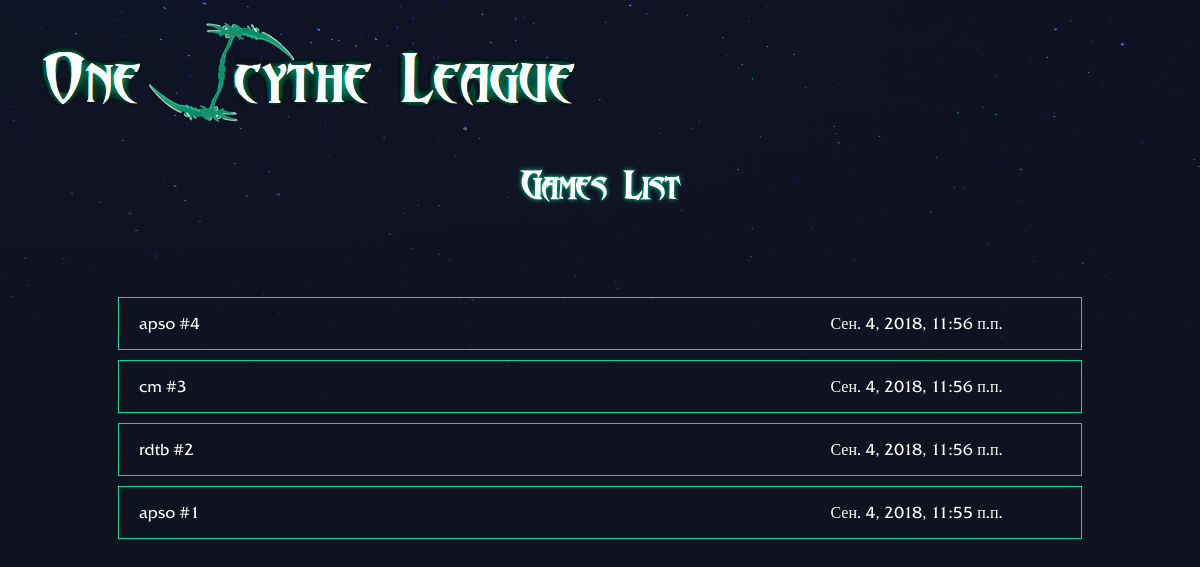
The page /games/ on the database as committed earlier.
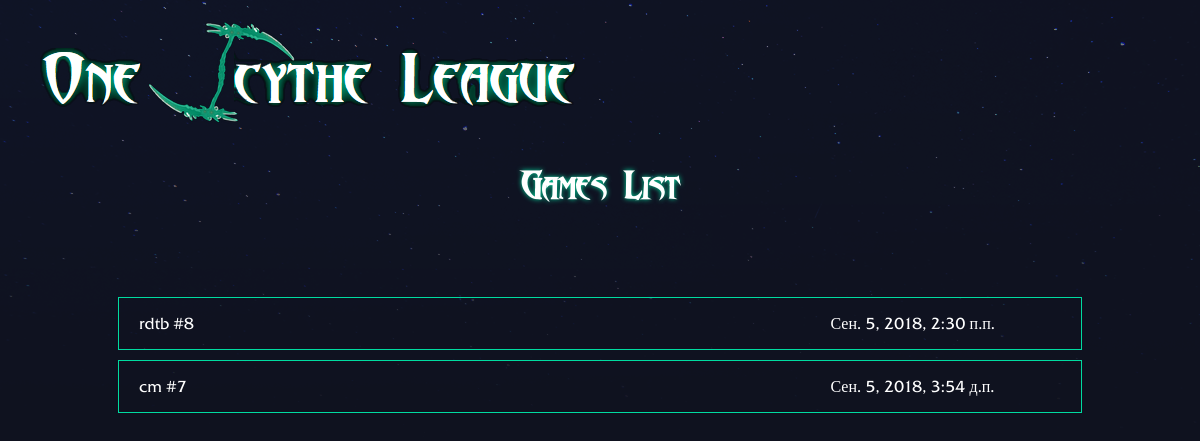
The same page on the database as committed later.
### calculator/models.py (models this page shows)
class Game(models.Model):
    date = models.DateTimeField(auto_now_add=True)
    mode = models.ForeignKey(
        'GameMode',
        on_delete=models.CASCADE,
    )
    players = models.ManyToManyField(Player, related_name='games')
    def __str__(self):
        return (str(self.mode) + " #" + str(self.id))

class GameMode(models.Model):
    line = models.CharField(max_length=15)
    def __str__(self):
        return self.line

### calculator/views.py (the view)
# urls.py: url(r'^games/$', views.games_list, name='games_list'),
def games_list(request):
    games = Game.objects.all().order_by('-date');
    return render(request, 'calculator/games_list.html', { 'games': games })

### calculator/templates/calculator/games_list.html
{% extends 'base_layout.html' %}
{% block content %}
<h1>Games List</h1>
<div class="games-info-list">
  {% for game in games %}
    <a href="{% url 'calculator:game_detail' pk=game.pk %}">
      <div class="game-info">
        <p class="game-name">
          {{game}}
        </p>
        <p class="game-date">
          {{game.date}}
        </p>
      </div>
    </a>
  {% endfor %}
</div>
{% endblock %}

### templates/base_layout.html (shortened to what this page needs)
{% load static from staticfiles %}
<!DOCTYPE HTML>
<html>
	<head>
		<link rel="stylesheet" type="text/css" href="{% static 'css/styles.css' %}" />
  </head>
	<body>
    <div class="wrapper">
			<div class="header">
					<a href="{% url 'home' %}">
						<img src="{% static 'image/one_scythe_league_62.png' %}">
					</a>
				<div class="top-menu">
				</div>
			</div>
      {% block content %}
      {% endblock %}
    </div>
  </body>
</html>

### assets/css/styles.css (style rules this page uses)
body { display: block; background-color: #0f121f; background-image: url("../image/stars.png"); background-repeat: no-repeat; color: white; font-family: "FRIZQT"; }
a, a:hover, a:visited { color: #fff; text-decoration: none; }
.wrapper { max-width: 1280px; margin: auto; text-align: left; border: 1px none #00dba0; }
.wrapper > h1, h2 { text-align: center; font-family: "Abaddon"; padding-bottom: 40px; text-transform: capitalize; }
.wrapper > h1 { font-size: 2.2em; text-shadow: #00dba0 0 0 5px; }
.header { display: grid; grid-template-columns: 1fr 1fr; margin: 20px 20px 40px 20px; }
.players-info-list, .games-info-list { margin: 50px 100px; display: block; }
.player-info, .game-info { display: grid; grid-template-columns: 3fr 1fr; border: 1px solid #00dba0; padding: 0px 20px; margin: 10px; }
.game-name, .game-date { text-align: left; border: 1px none #00dba0; }

Rows that differ between the two databases and show on the page:
removed Game: mode+id "apso #4", date "Сен. 4, 2018, 11:56 п.п."
removed Game: mode+id "cm #3", date "Сен. 4, 2018, 11:56 п.п."
removed Game: mode+id "rdtb #2", date "Сен. 4, 2018, 11:56 п.п."
removed Game: mode+id "apso #1", date "Сен. 4, 2018, 11:55 п.п."
added Game: mode+id "rdtb #8", date "Сен. 5, 2018, 2:30 п.п."
added Game: mode+id "cm #7", date "Сен. 5, 2018, 3:54 д.п."
